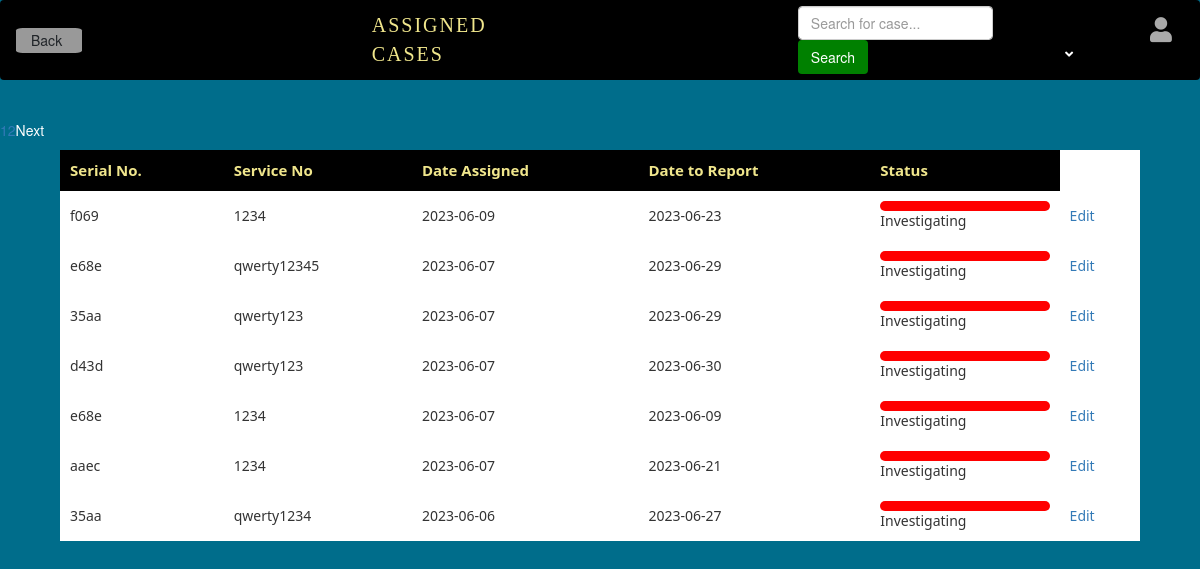
Page /cases/View-assigned-cases.php on the committed database.
### tables this page shows
CREATE TABLE `duty` (
  `id` int(11) NOT NULL,
  `serial_no` varchar(4) NOT NULL,
  `service_no` varchar(20) NOT NULL,
  `date_to_report` date NOT NULL,
  `date_assigned` date NOT NULL DEFAULT current_timestamp()
);

### cases/View-assigned-cases.php (the view, shortened to what this page needs)
<!DOCTYPE html>
<html>
<head>
</head>
<body>
<link rel="stylesheet" href="https://cdnjs.cloudflare.com/ajax/libs/font-awesome/5.15.3/css/all.min.css">
<link rel="stylesheet" href="https://cdn.jsdelivr.net/npm/bootstrap@5.0.0/css/bootstrap.min.css">
<link rel="stylesheet" href="https://stackpath.bootstrapcdn.com/bootstrap/4.5.0/css/bootstrap.min.css">
<link rel="stylesheet" href="https://maxcdn.bootstrapcdn.com/bootstrap/4.3.1/css/bootstrap.min.css">
<link rel="stylesheet" href="https://maxcdn.bootstrapcdn.com/bootstrap/3.3.7/css/bootstrap.min.css">
<nav class="navbar navbar-expand-lg" style="background-color: black;">
<li><a class="dropdown-item" style=" font-size: 100%; margin-left: 5px; background-color: #999999; border-radius: 10%;" href="../home/Officer-incharge_landing_page.php">Back</a></li>
<span class="recordedcases">ASSIGNED CASES</span>
      <form method="POST" action="View-assigned-cases.php" class="form-inline my-2 my-lg-0">
  <input class="form-control mr-sm-2" type="search" placeholder="Search for case..." aria-label="Search" name="search">
  <button class="btn btn-outline-success my-2 my-sm-0" type="submit" style="color: white; background:green;">Search</button>
</form>
<li class="nav-item dropdown">
                    <a  class="nav-link" href="#"  id="profileDropdown" role="button" data-toggle="dropdown" aria-haspopup="true" aria-expanded="false">
                        <i class="fas fa-user" style="font-size: 25px; margin-left: 90px; color: darkgray;"></i>
                        <i class="fas fa-angle-down" style="margin-left: 5px; color: white; font-size: small; font-weight: 550; transition: transform 0.3s;"></i>
                    </a>
                    </li>
    </nav>
<table class="cases-table">
<tr>
    <th>Serial No.</th>
    <th>Service No</th>
    <th>Date Assigned</th>
    <th>Date to Report</th>
    <th>Status</th>
  </tr>
<?php
include('../db/Connections.php');
$records_per_page = 7;
if (!isset($_GET['page'])) {
  $current_page = 1;
} else {
  $current_page = $_GET['page'];
}
$start_record = ($current_page - 1) * $records_per_page;
if (!empty($_POST['search'])) {
  $search = mysqli_real_escape_string($conn, $_POST['search']);
  $sql = "SELECT * FROM duty WHERE serial_no LIKE '%$search%' OR service_no LIKE '%$search%' OR date_assigned LIKE '%$search%' OR date_to_report LIKE '%$search%' ORDER BY date_assigned DESC LIMIT $start_record, $records_per_page";
} else {
  $sql = "SELECT * FROM duty ORDER BY date_assigned DESC LIMIT $start_record, $records_per_page";
}
$result = mysqli_query($conn, $sql);
if (!empty($_POST['search'])) {
  $search = mysqli_real_escape_string($conn, $_POST['search']);
  $sql = "SELECT COUNT(*) FROM duty WHERE serial_no LIKE '%$search%' OR service_no LIKE '%$search%'";
} else {
  $sql = "SELECT COUNT(*) FROM duty";
}
$total_records_result = mysqli_query($conn, $sql);
$total_records = mysqli_fetch_array($total_records_result)[0];
$total_pages = ceil($total_records / $records_per_page);
echo '<div class="data-container">';
if(mysqli_num_rows($result) <0){
  $message = "No case recorded.";
}
else if(mysqli_num_rows($result) >0) {
  while ($row = mysqli_fetch_assoc($result)) {
    echo "<tr>";
    echo "<td>" . $row['serial_no'] . "</td>";
    echo "<td>" . $row['service_no'] . "</td>";
    echo "<td>" . $row['date_assigned'] . "</td>";
    echo "<td>" . $row['date_to_report'] . "</td>";
   echo "<td><div class='case-status' style='color: white; background-color: red; padding: 5px; border-radius: 10px; font-weight: 700;'>". "</div>Investigating</td>";
    echo "<td> <a href='View-assigned-cases.php'?id=" . $row["id"] . "'style='color: white; background-color: #3663c9; text-decoration: none; border-radius: 10px; font-size: 15px; padding: 5px;'>Edit</a></td>";
    echo "</tr>";
  }
}
 else  {
$message = "No suspect, victim, serial or case type named:  ".$_POST['search'];
echo "<div style='color: white; padding: 10px; font-size: 30px; font-weight: 300;'>" . $message . "</div>";
}
echo "<div class='pagination'>";
for ($i = 1; $i <= $total_pages; $i++) {
  if ($i == $current_page) {
    echo "<a class='active' href='View-assigned-cases.php?page=".$i."'>".$i."</a>";
  } else {
    echo "<a href='View-assigned-cases.php?page=".$i."'>".$i."</a>";
  }
}
if ($current_page < $total_pages) {
  echo "<a  href='View-assigned-cases.php?page=".($current_page+1)."' style='color: white;'>Next</a>";
}
?>
</table>
</body>
</html>

### cases/View-assigned-cases.php (style rules this page uses)
form { margin-left: 20%; }
.recordedcases { font-weight: 100; margin-left: 25%; color: khaki; font-size: 20px; font-family: normal; letter-spacing: 2px; word-spacing: 10px; }
body { background-color: rgb(0, 109, 139); }
table { border-collapse: collapse; text-align: center; background-color: white; margin-top: -10px; margin-bottom: 20px; border-collapse: separate; border-spacing: 1 10px; width: 90%; margin-left: 5%; }
td, th { border: 1px; padding: 10px; }
th { color: khaki; font-size: 15px; background-color: black; }
td { background-color: white; text-align: left; font-family: system-ui, -apple-system, BlinkMacSystemFont, 'Segoe UI', Roboto, Oxygen, Ubuntu, Cantarell, 'Open Sans', 'Helvetica Neue', sans-serif; }
td + td { margin-left: 10px; }
table tr:first-child { background-color: #ddd; font-weight: bold; font-size: 18px; font-family: system-ui, -apple-system, BlinkMacSystemFont, 'Segoe UI', Roboto, Oxygen, Ubuntu, Cantarell, 'Open Sans', 'Helvetica Neue', sans-serif; }
i { color: gray; }
li { list-style: none; }

### rows in the picture
duty: serial_no "f069", service_no "1234", date_assigned "2023-06-09", date_to_report "2023-06-23"
duty: serial_no "e68e", service_no "qwerty12345", date_assigned "2023-06-07", date_to_report "2023-06-29"
duty: serial_no "35aa", service_no "qwerty123", date_assigned "2023-06-07", date_to_report "2023-06-29"
duty: serial_no "d43d", service_no "qwerty123", date_assigned "2023-06-07", date_to_report "2023-06-30"
duty: serial_no "e68e", service_no "1234", date_assigned "2023-06-07", date_to_report "2023-06-09"
duty: serial_no "aaec", service_no "1234", date_assigned "2023-06-07", date_to_report "2023-06-21"
duty: serial_no "35aa", service_no "qwerty1234", date_assigned "2023-06-06", date_to_report "2023-06-27"
